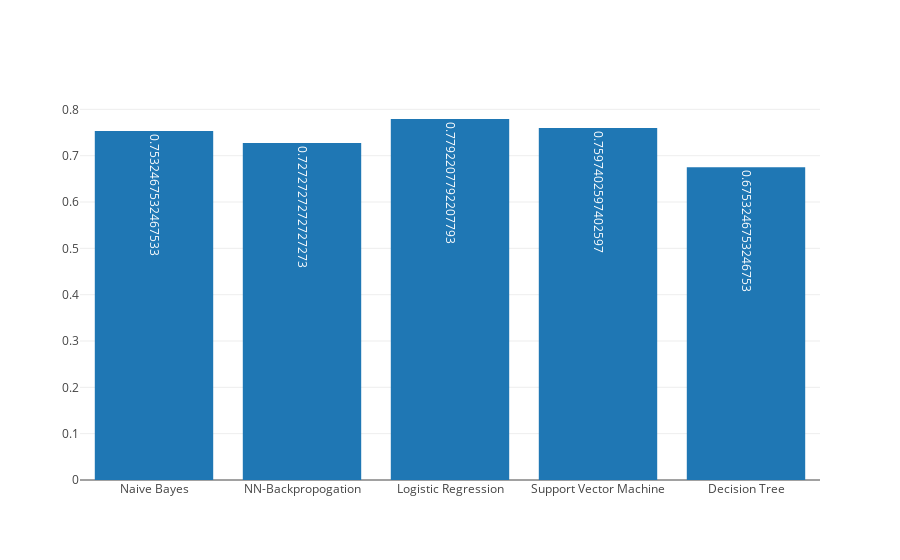

The notebook cell saved with this chart:
### Markdown cell above
# V. Results

### Code cell
# Plot bar comparison of normal accuracy and cross validation accuracy
from plotly.offline import download_plotlyjs, init_notebook_mode, plot, iplot
import plotly.graph_objs as go
init_notebook_mode(connected=True)

Accuracy = go.Bar(
            x= Models,
            y= result_df['Accuracy'],
            text=result_df['Accuracy'],
            textposition = 'auto',
            name = 'Models'
    )

data = [Accuracy]
iplot(data, filename='basic-bar')

### Figure 1 — Plotly figure (JSON) as saved in the notebook; plotly's stock layout.template omitted (floating-point values rounded to 4 significant figures)
{"data": [{"name": "Models", "text": [0.7532, 0.7273, 0.7792, 0.7597, 0.6753], "textposition": "auto", "type": "bar", "uid": "88fb13cf-bec2-4d36-81f8-8ee9c3886617", "x": ["Naive Bayes", "NN-Backpropogation", "Logistic Regression", "Support Vector Machine", "Decision Tree"], "y": [0.7532, 0.7273, 0.7792, 0.7597, 0.6753]}], "layout": {}}
